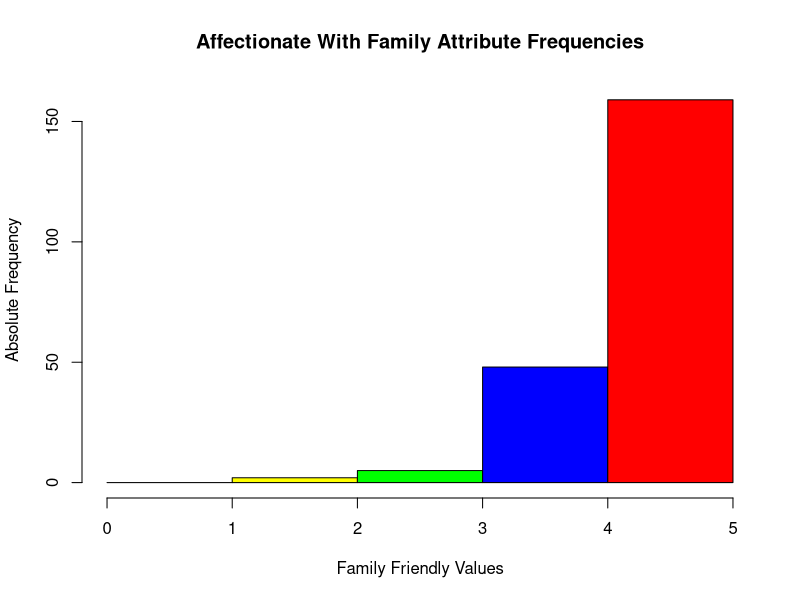
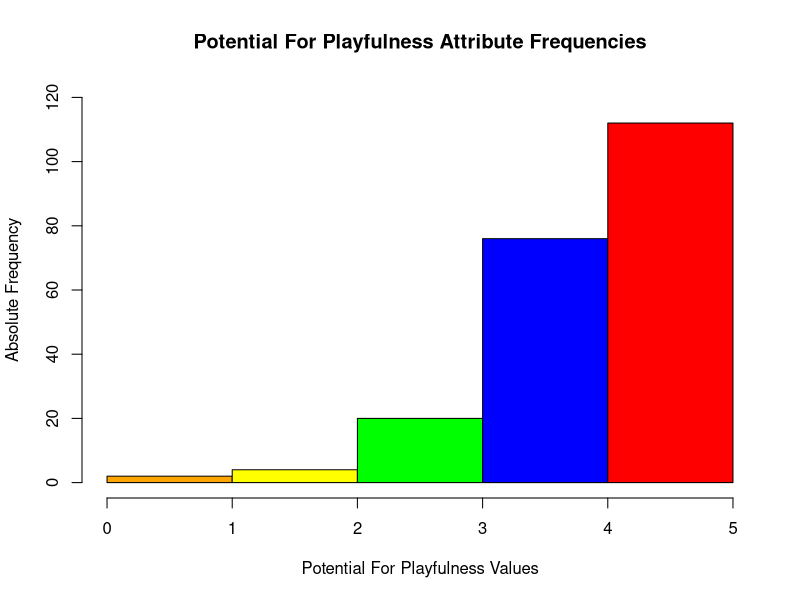
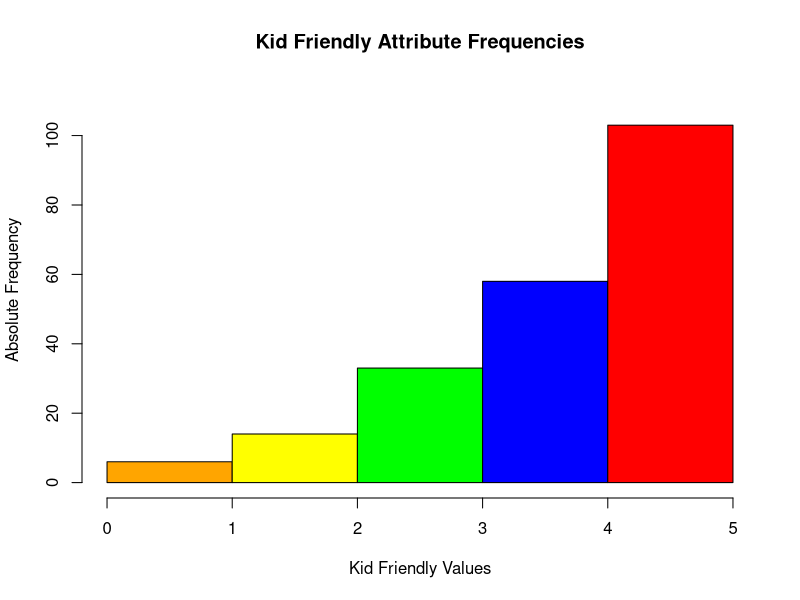
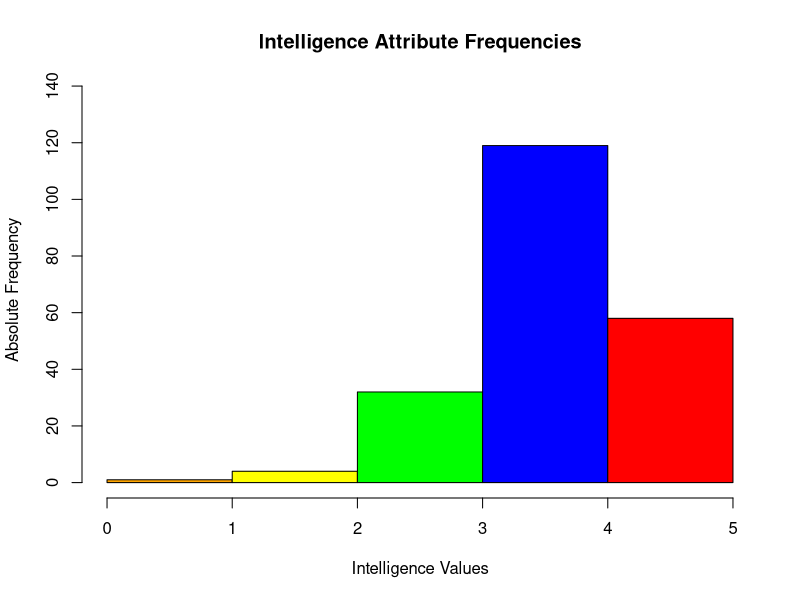
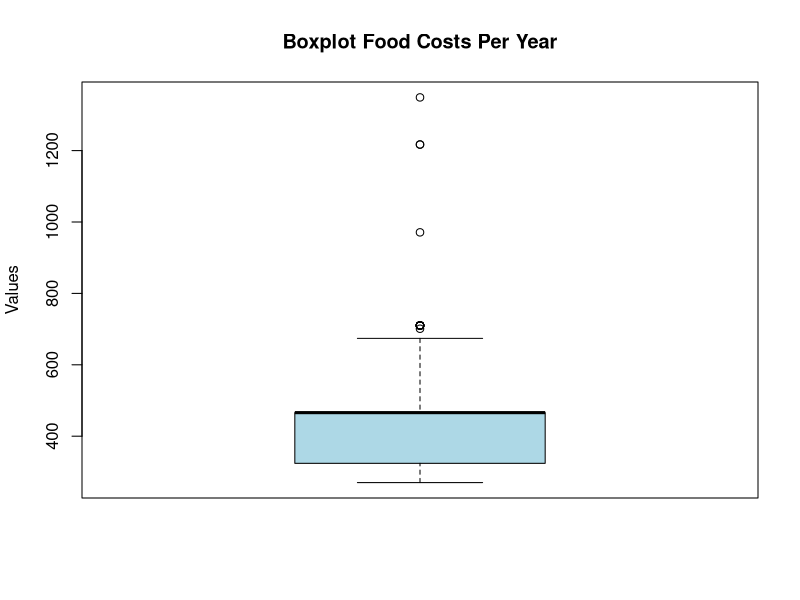
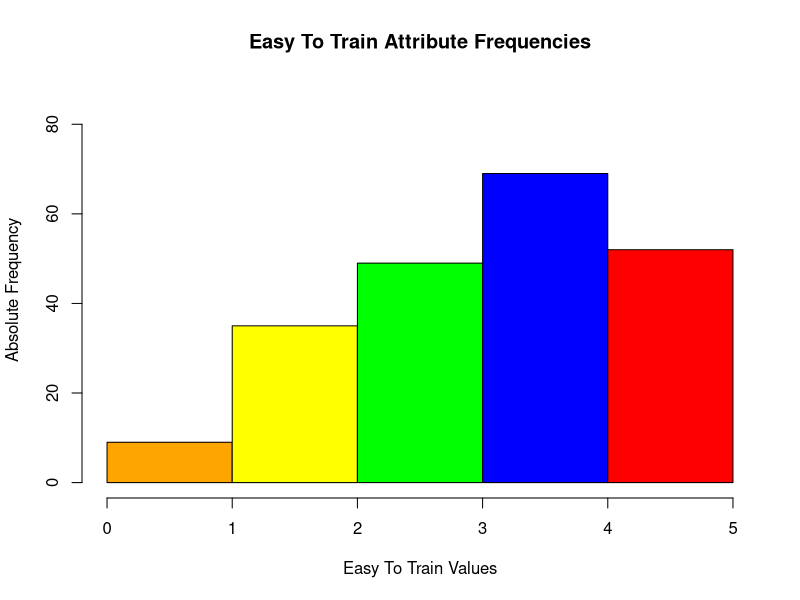
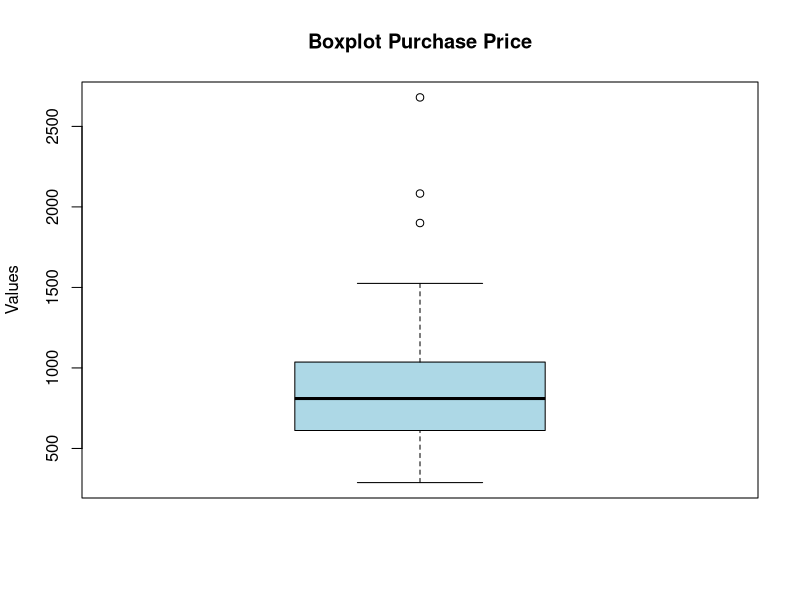

Reproduce these figures in R, in order.
library(utils)

data <- read.csv("../dataset/cleaned_datasets/dog_breeds.csv")
View(data)

#________________________________________________________________________
#                             SHARED ANALYSIS
#________________________________________________________________________

# Affectionate with Family Attribute Frequencies
family_friendly <- data[, "Affectionate_with_Family"]
family_friendly

intervals <- c(0, 1, 2, 3, 4, 5)
abs_frequence <- table(cut(family_friendly, breaks = intervals))
abs_frequence

hist(
  family_friendly,
  breaks = intervals,
  freq = TRUE,
  ylim = c(0, max(abs_frequence) + 1),
  col = c("orange", "yellow", "green", "blue", "red"),
  border = "black", main = "Affectionate With Family Attribute Frequencies",
  xlab = "Family Friendly Values", ylab = "Absolute Frequency"
)

mean_family_friendly <- mean(family_friendly)
mean_family_friendly


# Longevity Years Attribute Frequencies
longevity_per_year <- data[, "Longevity_Years"]
longevity_per_year_mean <- mean(longevity_per_year, na.rm = TRUE)
longevity_per_year_mean


# Potential For Playfulness Attribute Frequencies
playfullness <- data[, "Potential_For_Playfulness"]
playfullness

intervals <- c(0, 1, 2, 3, 4, 5)
abs_frequence <- table(cut(playfullness, breaks = intervals))
abs_frequence

hist(playfullness,
     breaks = intervals,
     freq = TRUE,
     ylim = c(0, max(abs_frequence) + 8),
     col = c("orange", "yellow", "green", "blue", "red"),
     border = "black",
     main = "Potential For Playfulness Attribute Frequencies",
     xlab = "Potential For Playfulness Values",
     ylab = "Absolute Frequency"
)

playfullness_mean <- mean(playfullness, na.rm = TRUE)
playfullness_mean


# Kid Friendly Attribute Frequencies
kid_friendly <- data[, "Incredibly_Kid_Friendly_Dogs"]
kid_friendly

intervals <- c(0, 1, 2, 3, 4, 5)
abs_frequence <- table(cut(kid_friendly, breaks = intervals))
abs_frequence

hist(kid_friendly,
     breaks = intervals,
     freq = TRUE,
     ylim = c(0, max(abs_frequence) + 8),
     col = c("orange", "yellow", "green", "blue", "red"),
     border = "black",
     main = "Kid Friendly Attribute Frequencies",
     xlab = "Kid Friendly Values",
     ylab = "Absolute Frequency"
)

kid_friendly_mean <- mean(kid_friendly, na.rm = TRUE)
kid_friendly_mean


# Intelligence Attribute Frequencies
intelligence <- data[, "Intelligence"]
intelligence

intervals <- c(0, 1, 2, 3, 4, 5)
abs_frequence <- table(cut(intelligence, breaks = intervals))
abs_frequence

hist(intelligence,
     breaks = intervals,
     freq = TRUE,
     ylim = c(0, max(abs_frequence) + 17),
     col = c("orange", "yellow", "green", "blue", "red"),
     border = "black",
     main = "Intelligence Attribute Frequencies",
     xlab = "Intelligence Values",
     ylab = "Absolute Frequency"
)

intelligence_mean <- mean(intelligence, na.rm = TRUE)
intelligence_mean


#________________________________________________________________________
#                           DOG ANALYSIS
#________________________________________________________________________

# Food Costs Per Year Attribute Boxplot
food_costs_per_year <- data[, "Food_Costs_Per_Year"]
food_costs_per_year

quantile(food_costs_per_year, na.rm = TRUE)
summary(food_costs_per_year)

boxplot(
  food_costs_per_year,
  main = "Boxplot Food Costs Per Year",
  ylab = "Values",
  col = "lightblue",
  border = "black"
)

stats <- boxplot.stats(food_costs_per_year)
stats

high_limit <- stats$stats[5]
high_limit

food_costs_per_year_breed <- data[, c("Breed", "Food_Costs_Per_Year")]
View(food_costs_per_year_breed)

df <- data.frame(
  breed = data[, "Breed"],
  food_costs = data[, "Food_Costs_Per_Year"]
)

breeds_with_highest_food_cost <- c()
for (i in 1:nrow(df)){
  breed <- df$breed[i]
  food_cost <- df$food_costs[i]
  if (is.na(food_cost))
    next
  else if (food_cost > high_limit)
    breeds_with_highest_food_cost <- c(breeds_with_highest_food_cost, breed)
}

print(breeds_with_highest_food_cost)


# Easy To Train Attribute Frequencies
easy_to_train <- data[, "Easy_To_Train"]
easy_to_train

intervals <- c(0, 1, 2, 3, 4, 5)
abs_frequence <- table(cut(easy_to_train, breaks = intervals))
abs_frequence

hist(easy_to_train,
     breaks = intervals,
     freq = TRUE,
     ylim = c(0, max(abs_frequence) + 17),
     col = c("orange", "yellow", "green", "blue", "red"),
     border = "black",
     main = "Easy To Train Attribute Frequencies",
     xlab = "Easy To Train Values",
     ylab = "Absolute Frequency")

easy_to_train <- mean(easy_to_train, na.rm = TRUE)
easy_to_train


# Purchase Price Attribute Boxplot
purchase_price <- data[, "Purchase_Price"]
purchase_price

quantile(purchase_price, na.rm = TRUE)
summary(purchase_price)

boxplot(
  purchase_price,
  main = "Boxplot Purchase Price",
  ylab = "Values",
  col = "lightblue",
  border = "black"
)

stats <- boxplot.stats(purchase_price)
stats

high_limit <- stats$stats[5]
high_limit

purchase_price <- data[, c("Breed", "Purchase_Price")]
View(purchase_price)

df <- data.frame(
  breed = data[, "Breed"],
  purchase_price = data[, "Purchase_Price"]
)

breeds_with_highest_purchase_price <- c()
for (i in 1:nrow(df)){
  breed <- df$breed[i]
  purchase_price <- df$purchase_price[i]
  if (is.na(purchase_price))
    next
  else if (purchase_price > high_limit)
    breeds_with_highest_purchase_price <- c(breeds_with_highest_purchase_price, breed)
}

print(breeds_with_highest_purchase_price)


